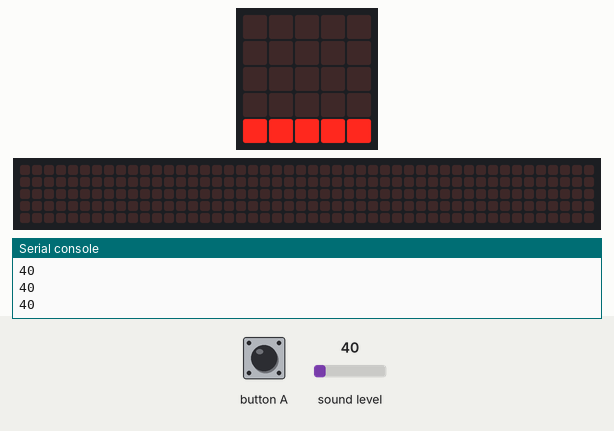
Recording of a program running on a simulated BBC micro:bit (MakeCode). Shown: the board's 5×5 LED display, a strip that is not on the board, showing the scrolling text unrolled, the last lines printed to the serial console. The test bench sets the inputs (shaded band); at power-on: sound level 40. The 48×5 strip is a reading aid, not a part: it shows the text the display is scrolling, unrolled, one strip-width of it at a time.

Above: at 1.2 s.
1.3 s: button A pressed for 0.15 s
At 1.39 s:
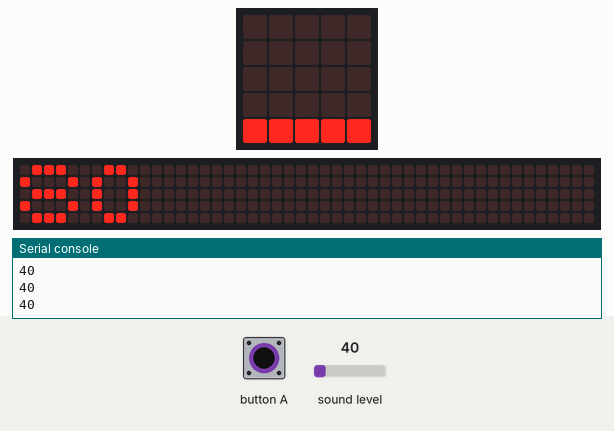
2.0 s: sound level set to 5
At 4.8 s:
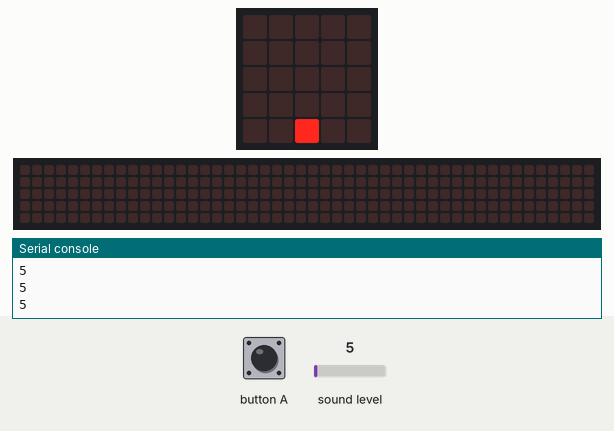
5.0 s: sound level set to 64
At 5.7 s:
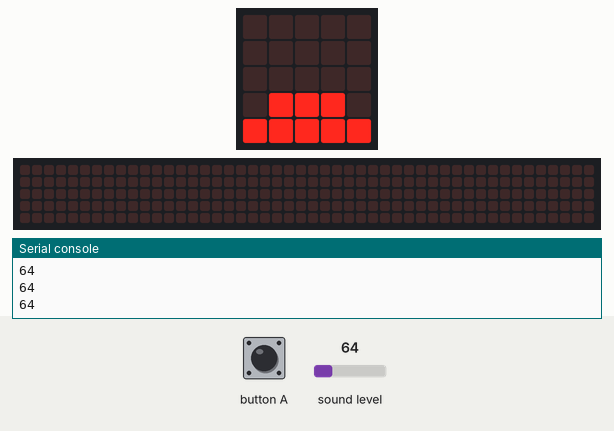
6.5 s: button A pressed for 1 s
At 6.58 s:
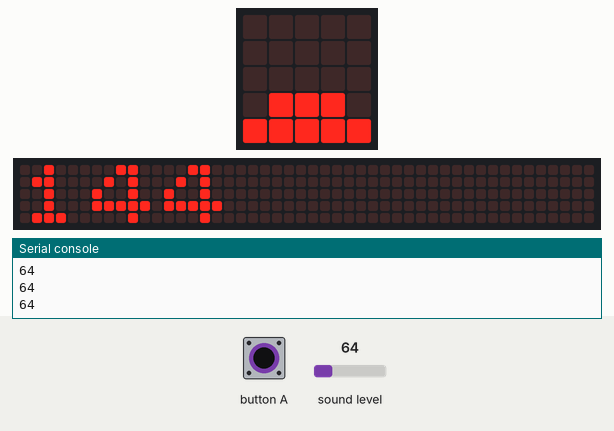
8.1 s: sound level set to 128
At 10.4 s:
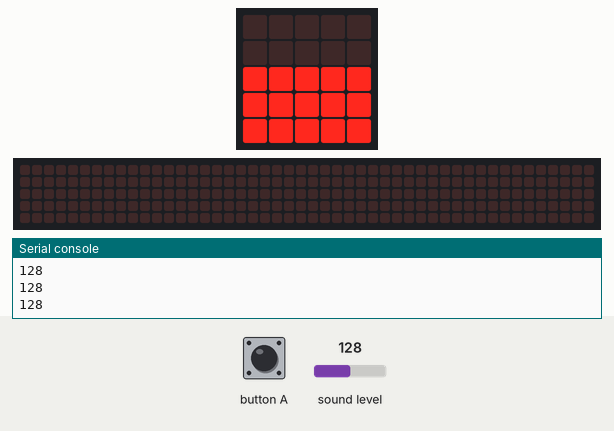
11.1 s: button A pressed for 0.15 s
At 11.17 s:
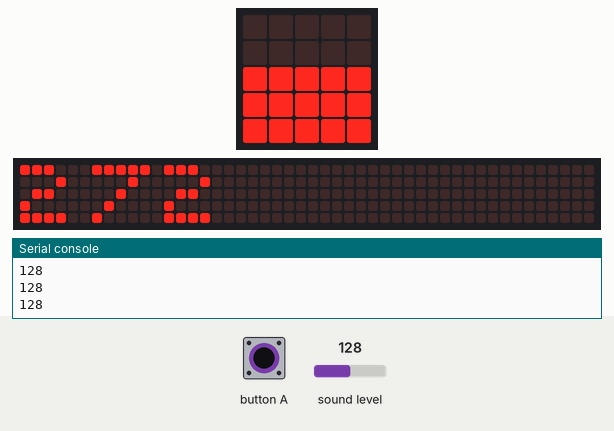
Timing chart, 0 to 12.8 s (numbered marks = the images above; inputs shaded):
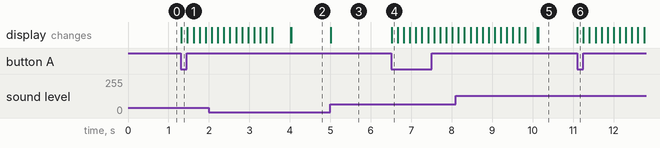

The program:

main.ts
```typescript
let soundLevel = 0
let maxSound = 0
basic.forever(function () {
    if (input.buttonIsPressed(Button.A)) {
        maxSound += input.soundLevel()
        basic.showNumber(maxSound)
    } else {
        soundLevel = input.soundLevel()
        led.plotBarGraph(
        soundLevel,
        255
        )
        if (soundLevel > maxSound) {
            maxSound = soundLevel
        }
    }
})
```

test.ts
```typescript
// les tests vont ici ; cela ne sera pas compilé si ce paquet est utilisé en tant qu'extension.
```

Measured:
- after the input at 1.3 s, the display: changes at once (image 1)
- after the input at 2.0 s, the display: first differs from a run without the input after 2.0 s (image 2)
- after the input at 5.0 s, the display: changes at once (image 3)
- after the input at 6.5 s, the display: changes at once (image 4)
- after the input at 8.1 s, the display: first differs from a run without the input after 2.0 s (image 5)
- after the input at 11.1 s, the display: changes at once (image 6)
